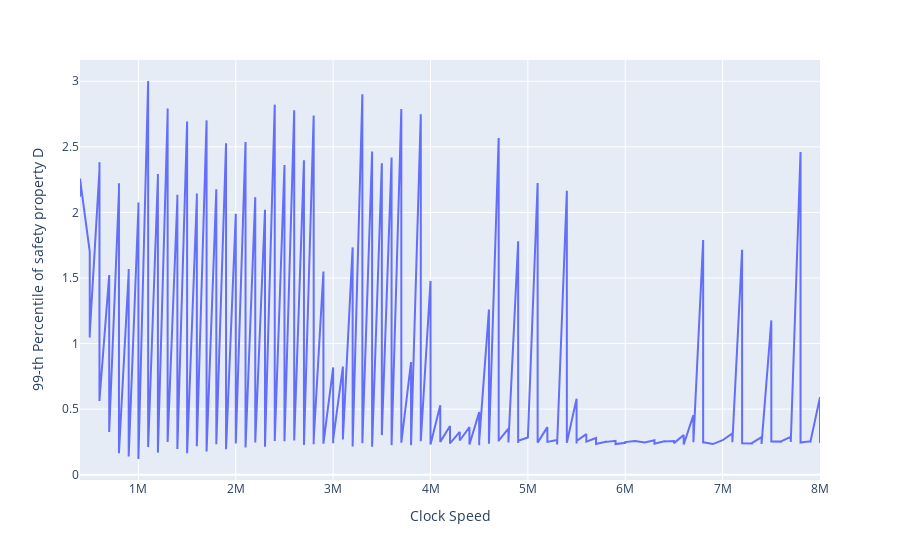

The notebook cell saved with this chart:
### Code cell
plot_job_id('clock_speeds_20241111_0329', mode='clock')[0]

### Figure 1 — Plotly figure (JSON) as saved in the notebook; plotly's stock layout.template omitted (floating-point values rounded to 4 significant figures; data arrays with more than 128 entries replaced by an {"elided": "..."} marker saying what was removed)
{"data": [{"customdata": {"elided": "309x2 float values"}, "hovertemplate": "clock_speed=%{x}<br>p99=%{y}<br>period=%{customdata[0]}<br>hit_chance=%{customdata[1]}<extra></extra>", "legendgroup": "", "line": {"color": "#636efa", "dash": "solid"}, "marker": {"symbol": "circle"}, "mode": "lines", "name": "", "orientation": "v", "showlegend": false, "type": "scatter", "x": {"elided": "309 int values"}, "xaxis": "x", "y": {"elided": "309 float values"}, "yaxis": "y"}], "layout": {"legend": {"tracegroupgap": 0}, "margin": {"t": 60}, "xaxis": {"anchor": "y", "domain": [0, 1], "title": {"text": "Clock Speed"}}, "yaxis": {"anchor": "x", "domain": [0, 1], "title": {"text": "99-th Percentile of safety property D"}}}}
